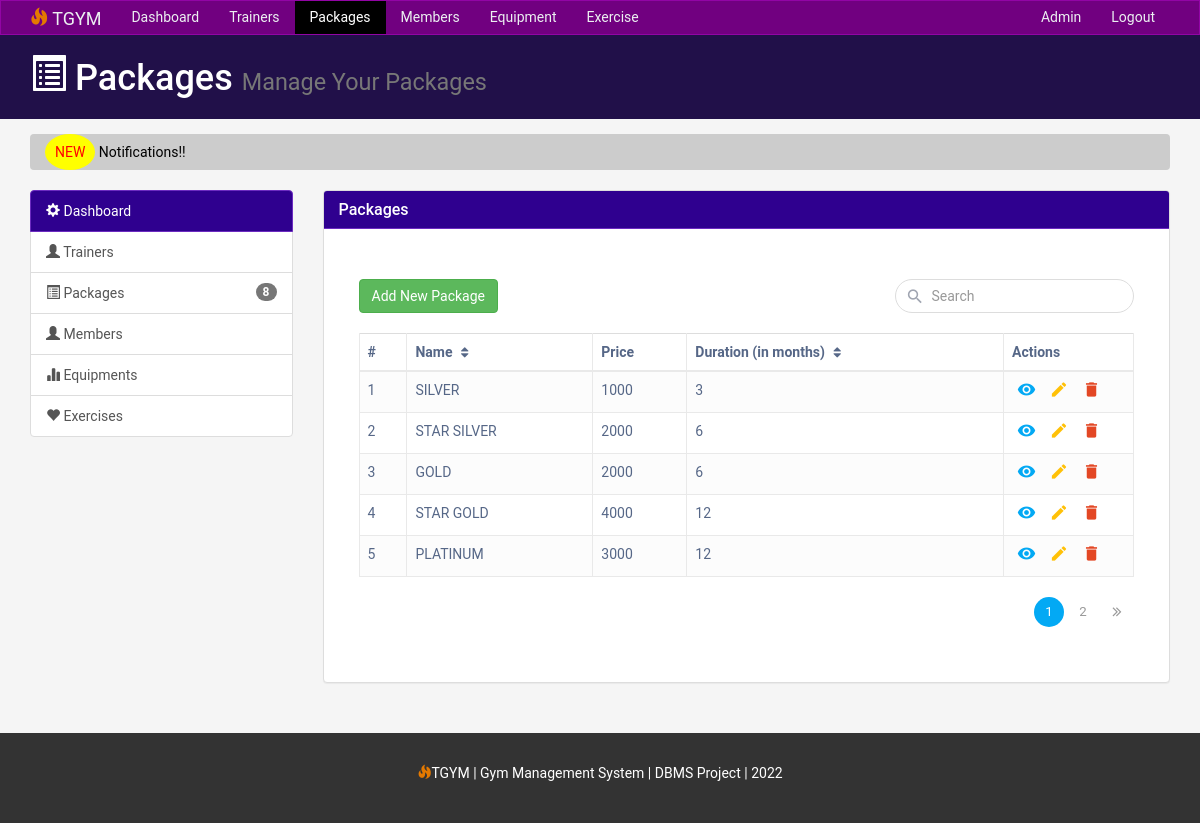
Page /packages/ on the committed database.
### app/models.py (models this page shows, shortened)
class PACKAGE(db.Model):
    P_ID = db.Column(db.Integer , primary_key = True)
    P_NAME = db.Column(db.String(15) , nullable = False)
    P_PRICE = db.Column(db.Integer , nullable=False)
    P_DURATION = db.Column(db.Integer , nullable = False)
    consisting = db.relationship('EXERCISE' , secondary = CONSISTS, backref = 'consists' , lazy = True)

### app/blueprints/packages.py (the view, shortened to what this page needs)
@packages_blueprint.route('/' ,  methods=['POST' , 'GET'])
@packages_blueprint.route('/<int:page_num>' ,  methods=['POST' , 'GET'])
def package(page_num=1):
    count = db.engine.execute(f"SELECT count('P_ID') from PACKAGE").scalar()
    exercises_in_package = db.session.execute("SELECT EXERCISE.E_NAME , PACKAGE.P_NAME , CONSISTS.PK_ID , CONSISTS.EX_ID FROM CONSISTS JOIN EXERCISE ON CONSISTS.EX_ID = EXERCISE.E_ID JOIN PACKAGE ON CONSISTS.PK_ID = PACKAGE.P_ID")
    exercises_in_package_tuples = [row for row in exercises_in_package]
    Data_Paginate = PACKAGE.query.filter_by().paginate(per_page=5,page=page_num , error_out = False)
    context = {
         'icon' : "glyphicon-list-alt" ,
         'ex_tuples' :  exercises_in_package_tuples ,
         'ispackages' : "active" ,
         'title' : "Packages" ,
         'rows' : PACKAGE.query.all() ,
         'Data_Paginate' : Data_Paginate ,
         'isact' : "active" ,
         'pcount' : count
    }
    return render_template('/Dashboard/packages.html' , **context)

### app/templates/Dashboard/packages.html (shortened to what this page needs)
{%extends "base.html" %}
{%block packages %}
<div class="col-md-9">
    <div class="panel panel-default">
        <div class="panel-heading main-color-bg">
            <h3 class="panel-title">Packages</h3>
        </div>
        <div class="container mt-5" style="width:auto;">
            <div class="container-xl">
                <div class="table-responsive">
                    <div class="table-wrapper">
                        <div class="table-title">
                            <div class="row">
                                <div class="col-sm-8"> <a class="btn btn-success" data-toggle="modal" data-target="#addPackage">Add New Package</a></div>
                                <div class="col-sm-4">
                                    <div class="search-box">
                                        <i class="material-icons">&#xE8B6;</i>
                                        <form action="/packages/" method="post" autocomplete="off">
                                            <input type="text" class="form-control" name="tag" id="tag"  placeholder="Search"/>
                                       </form>
                                    </div>
                                </div>
                            </div>
                        </div>
                        <table class="table table-striped table-hover table-bordered">
                            <thead>
                                <tr>
                                    <th>#</th>
                                    <th>Name <i class="fa fa-sort"></i></th>
                                    <th>Price</th>
                                    <th>Duration (in months) <i class="fa fa-sort"></i></th>
                                    <th>Actions</th>
                                </tr>
                            </thead>
                            <tbody>
                                {% for row in Data_Paginate.items%}
                                <tr>
                                    <td>{{row.P_ID}}</td>
                                    <td>{{row.P_NAME}}</td>
                                    <td>{{row.P_PRICE}}</td>
                                    <td>{{row.P_DURATION}}</td>
                                    <td>
                                        <a href="#" class="view" title="View" data-toggle="modal" data-target="#viewPackage{{row.P_ID}}" ><i class="material-icons">&#xE417;</i></a>
                                        <a href="#" class="edit" title="Edit" data-toggle="modal" data-target="#editPackage{{row.P_ID}}"><i class="material-icons">&#xE254;</i></a>
                                        <a href="#" class="delete" title="Delete" data-toggle="modal" data-target="#deletePackage{{row.P_ID}}"><i class="material-icons">&#xE872;</i></a>
                                    </td>
                                </tr>
                                {%endfor%}
                            </tbody>
                        </table>
                        <div class="clearfix">
                            <ul class="pagination">
                                {% for page in Data_Paginate.iter_pages(left_edge=3,right_edge=3,left_current=3,right_current=3) %}
                                {%if page%}
                                <li class="page-item " id="page{{page}}"><a href="{{page}}" class="page-link">{{page}}</a></li>
                                {%else%}
                                ...
                                {%endif%}
                                {%endfor%}
                                {%if Data_Paginate.has_next%}
                                <li class="page-item"><a href="{{Data_Paginate.page+1}}" class="page-link"><i class="fa fa-angle-double-right"></i></a></li>
                                {%endif%}
                            </ul>
                        </div>
                    </div>
                </div>
            </div>
        </div>
    </div>
    </div>
</div>
{% endblock packages %}

### app/templates/base.html (shortened to what this page needs)
<!DOCTYPE html>
<html lang="en">
  <head>
    <link href="{{ url_for('static', filename='css/bootstrap.min.css')}}" rel="stylesheet">
    <link href="{{ url_for('static', filename='css/style.css')}}" rel="stylesheet">
    <link rel="stylesheet" href="{{ url_for('static', filename='css/table.css')}}">
    <link rel="stylesheet" href="https://maxcdn.bootstrapcdn.com/font-awesome/4.7.0/css/font-awesome.min.css">
  </head>
  <body>
        <nav class="navbar navbar-default">
          <div class="container">
            <div class="navbar-header">
              <a class="navbar-brand" href="/home"> <i class="glyphicon glyphicon-fire" style="color: rgb(228, 121, 0);"> </i> TGYM</a>
            </div>
            <div id="navbar" class="collapse navbar-collapse">
              <ul class="nav navbar-nav">
                <li class="{{isactive}}"><a href="/dashboard">Dashboard</a></li>
                <li class="{{istrainers}}"><a href="/trainers">Trainers</a></li>
                <li class="{{ispackages}}" ><a href="/packages">Packages</a></li>
                <li class="{{ismembers}}"><a href="/members">Members</a></li>
                <li class="{{isequipments}}"><a href="/equipments">Equipment</a></li>
                <li class="{{isexercises}}"><a href="/exercises">Exercise</a></li>
              </ul>
              <ul class="nav navbar-nav navbar-right">
                <li><a href="#">Admin</a></li>
                <li><a href="/login">Logout</a></li>
              </ul>
            </div>
          </div>
        </nav>
        <header id="header">
          <div class="container">
            <div class="row">
              <div class="col-md-10">
                <h1><span class="glyphicon {{icon}}" aria-hidden="true"></span> {{title}} <small>Manage Your {{title}}</small></h1>
              </div>
            </div>
          </div>
        </header>
          <div class="container">
            <div class="breadcrumb">
              <marquee style="display: block; color:black;" behavior="" direction="right"><span style="color:red; background:yellow; padding:1rem; border-radius:100%;">NEW</span> Notifications!!</marquee>
            </div>
          </div>
        <section id="main">
            <div class="container">
                <div class="row">
                    <div class="col-md-3">
                        <div class="list-group">
                            <a href="/dashboard" class="list-group-item active main-color-bg">
                                <span class="glyphicon glyphicon-cog" aria-hidden="true"></span> Dashboard
                            </a>
                            <a href="/trainers" class="list-group-item"><span class="glyphicon glyphicon-user" aria-hidden="true"></span> Trainers </a>
                            <a href="/packages" class="list-group-item"><span class="glyphicon glyphicon-list-alt" aria-hidden="true"></span> Packages <span class="badge">{{pcount}}</span></a>
                            <a href="/members" class="list-group-item"><span class="glyphicon glyphicon-user" aria-hidden="true"></span> Members </a>
                            <a href="/equipments" class="list-group-item"><span class="glyphicon glyphicon-stats" aria-hidden="true"></span> Equipments </a>
                            <a href="/exercises" class="list-group-item"><span class="glyphicon glyphicon-heart" aria-hidden="true"></span> Exercises </a>
                        </div>
                    </div>
                    {% block packages %}
                    {% endblock packages%}
                </div>
        </section>
        <footer id="footer"> <p><i class="glyphicon glyphicon-fire" style="color: rgb(228, 121, 0);"> </i>TGYM | Gym Management System | DBMS Project | 2022</p></footer>
  </body>
</html>

### app/static/css/style.css (style rules this page uses)
body { background:#f4f4f4; }
.navbar { min-height: 33px !important; margin-bottom:0; border-radius:0; }
.navbar-nav > li > a, .navbar-brand { padding-top:6px !important; padding-bottom:0 !important; height: 33px; }
.navbar-default { background-color: #710080; border-color: #9205a5; }
.navbar-default .navbar-brand { color: #ecf0f1; }
.navbar-default .navbar-nav > li > a { color: #ecf0f1; }
.navbar-default .navbar-nav > .active > a, .navbar-default .navbar-nav > .active > a:hover, .navbar-default .navbar-nav > .active > a:focus { color: #ffffff; background-color: #000000; }
.navbar-default .navbar-collapse, .navbar-default .navbar-form { border-color: #ecf0f1; }
.main-color-bg { background-color: #2f008f !important; border-color: #6c2bc0 !important; color:#ffffff !important; }
#header { background:#211049; color:#ffffff; padding-bottom: 10px; margin-bottom: 15px; }
.breadcrumb { background:#cccccc; color:#333333; }
#footer { background:#333333; color:#ffffff; text-align:center; padding:30px; margin-top:30px; }

### app/static/css/table.css (style rules this page uses)
body { color: #566787; background: #f5f5f5; font-family: 'Roboto', sans-serif; }
.table-responsive { margin: 30px 0; }
.table-wrapper { background: #fff; padding: 20px; box-shadow: 0 1px 1px rgba(0,0,0,.05); }
.table-title { padding-bottom: 10px; margin: 0 0 10px; min-width: 100%; }
.search-box { position: relative; float: right; }
.search-box input { height: 34px; border-radius: 20px; padding-left: 35px; border-color: #ddd; box-shadow: none; }
.search-box i { color: #a0a5b1; position: absolute; font-size: 19px; top: 8px; left: 10px; }
table.table tr th, table.table tr td { border-color: #e9e9e9; }
table.table-striped tbody tr:nth-of-type(odd) { background-color: #fcfcfc; }
table.table th i { font-size: 13px; margin: 0 5px; cursor: pointer; }
table.table td:last-child { width: 130px; }
table.table td a { color: #a0a5b1; display: inline-block; margin: 0 5px; }
table.table td a.view { color: #03A9F4; }
table.table td a.edit { color: #FFC107; }
table.table td a.delete { color: #E34724; }
table.table td i { font-size: 19px; }
.pagination { float: right; margin: 0 0 5px; }
.pagination li a { border: none; font-size: 95%; width: 30px; height: 30px; color: #999; margin: 0 2px; line-height: 30px; border-radius: 30px !important; text-align: center; padding: 0; }
.pagination li.active a { background: #03A9F4; }
.pagination li i { font-size: 16px; padding-top: 6px }

### rows in the picture
PACKAGE: P_ID "1", P_NAME "SILVER", P_PRICE "1000", P_DURATION "3"
PACKAGE: P_ID "2", P_NAME "STAR SILVER", P_PRICE "2000", P_DURATION "6"
PACKAGE: P_ID "3", P_NAME "GOLD", P_PRICE "2000", P_DURATION "6"
PACKAGE: P_ID "4", P_NAME "STAR GOLD", P_PRICE "4000", P_DURATION "12"
PACKAGE: P_ID "5", P_NAME "PLATINUM", P_PRICE "3000", P_DURATION "12"

### other values in the picture
{{ title }} "Packages"
{{ pcount }} "8"
{{ page }} "1" "2"
